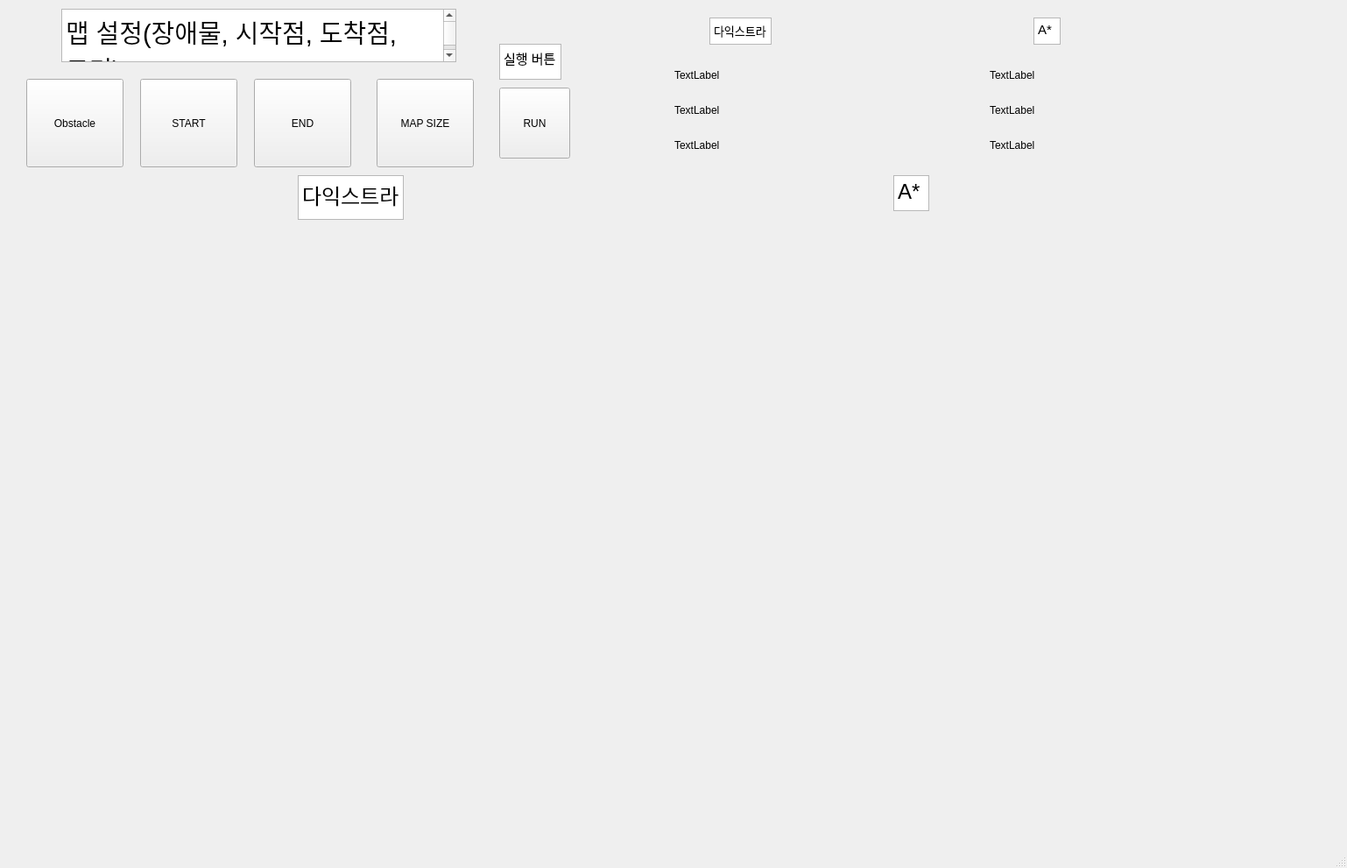
<?xml version="1.0" encoding="UTF-8"?>
<ui version="4.0">
 <class>MainWindow</class>
 <widget class="QMainWindow" name="MainWindow">
  <property name="geometry">
   <rect>
    <x>0</x>
    <y>0</y>
    <width>1538</width>
    <height>991</height>
   </rect>
  </property>
  <property name="windowTitle">
   <string>MainWindow</string>
  </property>
  <widget class="QWidget" name="centralwidget">
   <widget class="MazeWidget" name="widget" native="true">
    <property name="geometry">
     <rect>
      <x>90</x>
      <y>260</y>
      <width>621</width>
      <height>671</height>
     </rect>
    </property>
   </widget>
   <widget class="MazeWidget" name="widget_2" native="true">
    <property name="geometry">
     <rect>
      <x>760</x>
      <y>260</y>
      <width>631</width>
      <height>671</height>
     </rect>
    </property>
   </widget>
   <widget class="QPushButton" name="pushButton">
    <property name="geometry">
     <rect>
      <x>30</x>
      <y>90</y>
      <width>111</width>
      <height>101</height>
     </rect>
    </property>
    <property name="text">
     <string>Obstacle</string>
    </property>
   </widget>
   <widget class="QPushButton" name="pushButton_2">
    <property name="geometry">
     <rect>
      <x>160</x>
      <y>90</y>
      <width>111</width>
      <height>101</height>
     </rect>
    </property>
    <property name="text">
     <string>START</string>
    </property>
   </widget>
   <widget class="QPushButton" name="pushButton_3">
    <property name="geometry">
     <rect>
      <x>290</x>
      <y>90</y>
      <width>111</width>
      <height>101</height>
     </rect>
    </property>
    <property name="text">
     <string>END</string>
    </property>
   </widget>
   <widget class="QPushButton" name="pushButton_4">
    <property name="geometry">
     <rect>
      <x>430</x>
      <y>90</y>
      <width>111</width>
      <height>101</height>
     </rect>
    </property>
    <property name="text">
     <string>MAP SIZE</string>
    </property>
   </widget>
   <widget class="QTextEdit" name="textEdit">
    <property name="geometry">
     <rect>
      <x>70</x>
      <y>10</y>
      <width>451</width>
      <height>61</height>
     </rect>
    </property>
    <property name="html">
     <string>&lt;!DOCTYPE HTML PUBLIC &quot;-//W3C//DTD HTML 4.0//EN&quot; &quot;http://www.w3.org/TR/REC-html40/strict.dtd&quot;&gt;
&lt;html&gt;&lt;head&gt;&lt;meta name=&quot;qrichtext&quot; content=&quot;1&quot; /&gt;&lt;meta charset=&quot;utf-8&quot; /&gt;&lt;style type=&quot;text/css&quot;&gt;
p, li { white-space: pre-wrap; }
hr { height: 1px; border-width: 0; }
li.unchecked::marker { content: &quot;\2610&quot;; }
li.checked::marker { content: &quot;\2612&quot;; }
&lt;/style&gt;&lt;/head&gt;&lt;body style=&quot; font-family:'Ubuntu Sans'; font-size:11pt; font-weight:400; font-style:normal;&quot;&gt;
&lt;p style=&quot; margin-top:0px; margin-bottom:0px; margin-left:0px; margin-right:0px; -qt-block-indent:0; text-indent:0px;&quot;&gt;&lt;span style=&quot; font-size:22pt;&quot;&gt;맵 설정(장애물, 시작점, 도착점, 크기)&lt;/span&gt;&lt;/p&gt;&lt;/body&gt;&lt;/html&gt;</string>
    </property>
   </widget>
   <widget class="QTextEdit" name="textEdit_2">
    <property name="geometry">
     <rect>
      <x>340</x>
      <y>200</y>
      <width>121</width>
      <height>51</height>
     </rect>
    </property>
    <property name="html">
     <string>&lt;!DOCTYPE HTML PUBLIC &quot;-//W3C//DTD HTML 4.0//EN&quot; &quot;http://www.w3.org/TR/REC-html40/strict.dtd&quot;&gt;
&lt;html&gt;&lt;head&gt;&lt;meta name=&quot;qrichtext&quot; content=&quot;1&quot; /&gt;&lt;meta charset=&quot;utf-8&quot; /&gt;&lt;style type=&quot;text/css&quot;&gt;
p, li { white-space: pre-wrap; }
hr { height: 1px; border-width: 0; }
li.unchecked::marker { content: &quot;\2610&quot;; }
li.checked::marker { content: &quot;\2612&quot;; }
&lt;/style&gt;&lt;/head&gt;&lt;body style=&quot; font-family:'Ubuntu Sans'; font-size:11pt; font-weight:400; font-style:normal;&quot;&gt;
&lt;p style=&quot; margin-top:0px; margin-bottom:0px; margin-left:0px; margin-right:0px; -qt-block-indent:0; text-indent:0px;&quot;&gt;&lt;span style=&quot; font-size:18pt;&quot;&gt;다익스트라&lt;/span&gt;&lt;/p&gt;&lt;/body&gt;&lt;/html&gt;</string>
    </property>
   </widget>
   <widget class="QTextEdit" name="textEdit_3">
    <property name="geometry">
     <rect>
      <x>1020</x>
      <y>200</y>
      <width>41</width>
      <height>41</height>
     </rect>
    </property>
    <property name="html">
     <string>&lt;!DOCTYPE HTML PUBLIC &quot;-//W3C//DTD HTML 4.0//EN&quot; &quot;http://www.w3.org/TR/REC-html40/strict.dtd&quot;&gt;
&lt;html&gt;&lt;head&gt;&lt;meta name=&quot;qrichtext&quot; content=&quot;1&quot; /&gt;&lt;meta charset=&quot;utf-8&quot; /&gt;&lt;style type=&quot;text/css&quot;&gt;
p, li { white-space: pre-wrap; }
hr { height: 1px; border-width: 0; }
li.unchecked::marker { content: &quot;\2610&quot;; }
li.checked::marker { content: &quot;\2612&quot;; }
&lt;/style&gt;&lt;/head&gt;&lt;body style=&quot; font-family:'Ubuntu Sans'; font-size:11pt; font-weight:400; font-style:normal;&quot;&gt;
&lt;p style=&quot; margin-top:0px; margin-bottom:0px; margin-left:0px; margin-right:0px; -qt-block-indent:0; text-indent:0px;&quot;&gt;&lt;span style=&quot; font-size:18pt;&quot;&gt;A* &lt;/span&gt;&lt;/p&gt;&lt;/body&gt;&lt;/html&gt;</string>
    </property>
   </widget>
   <widget class="QPushButton" name="pushButton_5">
    <property name="geometry">
     <rect>
      <x>570</x>
      <y>100</y>
      <width>81</width>
      <height>81</height>
     </rect>
    </property>
    <property name="text">
     <string>RUN</string>
    </property>
   </widget>
   <widget class="QTextEdit" name="textEdit_4">
    <property name="geometry">
     <rect>
      <x>810</x>
      <y>20</y>
      <width>71</width>
      <height>31</height>
     </rect>
    </property>
    <property name="html">
     <string>&lt;!DOCTYPE HTML PUBLIC &quot;-//W3C//DTD HTML 4.0//EN&quot; &quot;http://www.w3.org/TR/REC-html40/strict.dtd&quot;&gt;
&lt;html&gt;&lt;head&gt;&lt;meta name=&quot;qrichtext&quot; content=&quot;1&quot; /&gt;&lt;meta charset=&quot;utf-8&quot; /&gt;&lt;style type=&quot;text/css&quot;&gt;
p, li { white-space: pre-wrap; }
hr { height: 1px; border-width: 0; }
li.unchecked::marker { content: &quot;\2610&quot;; }
li.checked::marker { content: &quot;\2612&quot;; }
&lt;/style&gt;&lt;/head&gt;&lt;body style=&quot; font-family:'Ubuntu Sans'; font-size:11pt; font-weight:400; font-style:normal;&quot;&gt;
&lt;p style=&quot; margin-top:0px; margin-bottom:0px; margin-left:0px; margin-right:0px; -qt-block-indent:0; text-indent:0px;&quot;&gt;&lt;span style=&quot; font-size:10pt;&quot;&gt;다익스트라&lt;/span&gt;&lt;/p&gt;&lt;/body&gt;&lt;/html&gt;</string>
    </property>
   </widget>
   <widget class="QTextEdit" name="textEdit_5">
    <property name="geometry">
     <rect>
      <x>1180</x>
      <y>20</y>
      <width>31</width>
      <height>31</height>
     </rect>
    </property>
    <property name="html">
     <string>&lt;!DOCTYPE HTML PUBLIC &quot;-//W3C//DTD HTML 4.0//EN&quot; &quot;http://www.w3.org/TR/REC-html40/strict.dtd&quot;&gt;
&lt;html&gt;&lt;head&gt;&lt;meta name=&quot;qrichtext&quot; content=&quot;1&quot; /&gt;&lt;meta charset=&quot;utf-8&quot; /&gt;&lt;style type=&quot;text/css&quot;&gt;
p, li { white-space: pre-wrap; }
hr { height: 1px; border-width: 0; }
li.unchecked::marker { content: &quot;\2610&quot;; }
li.checked::marker { content: &quot;\2612&quot;; }
&lt;/style&gt;&lt;/head&gt;&lt;body style=&quot; font-family:'Ubuntu Sans'; font-size:11pt; font-weight:400; font-style:normal;&quot;&gt;
&lt;p style=&quot; margin-top:0px; margin-bottom:0px; margin-left:0px; margin-right:0px; -qt-block-indent:0; text-indent:0px;&quot;&gt;A*&lt;/p&gt;&lt;/body&gt;&lt;/html&gt;</string>
    </property>
   </widget>
   <widget class="QLabel" name="label">
    <property name="geometry">
     <rect>
      <x>770</x>
      <y>70</y>
      <width>141</width>
      <height>31</height>
     </rect>
    </property>
    <property name="text">
     <string>TextLabel</string>
    </property>
   </widget>
   <widget class="QLabel" name="label_2">
    <property name="geometry">
     <rect>
      <x>770</x>
      <y>110</y>
      <width>141</width>
      <height>31</height>
     </rect>
    </property>
    <property name="text">
     <string>TextLabel</string>
    </property>
   </widget>
   <widget class="QLabel" name="label_3">
    <property name="geometry">
     <rect>
      <x>770</x>
      <y>150</y>
      <width>141</width>
      <height>31</height>
     </rect>
    </property>
    <property name="text">
     <string>TextLabel</string>
    </property>
   </widget>
   <widget class="QLabel" name="label_4">
    <property name="geometry">
     <rect>
      <x>1130</x>
      <y>70</y>
      <width>141</width>
      <height>31</height>
     </rect>
    </property>
    <property name="text">
     <string>TextLabel</string>
    </property>
   </widget>
   <widget class="QLabel" name="label_5">
    <property name="geometry">
     <rect>
      <x>1130</x>
      <y>110</y>
      <width>141</width>
      <height>31</height>
     </rect>
    </property>
    <property name="text">
     <string>TextLabel</string>
    </property>
   </widget>
   <widget class="QLabel" name="label_6">
    <property name="geometry">
     <rect>
      <x>1130</x>
      <y>150</y>
      <width>141</width>
      <height>31</height>
     </rect>
    </property>
    <property name="text">
     <string>TextLabel</string>
    </property>
   </widget>
   <widget class="QTextEdit" name="textEdit_6">
    <property name="geometry">
     <rect>
      <x>570</x>
      <y>50</y>
      <width>71</width>
      <height>41</height>
     </rect>
    </property>
    <property name="html">
     <string>&lt;!DOCTYPE HTML PUBLIC &quot;-//W3C//DTD HTML 4.0//EN&quot; &quot;http://www.w3.org/TR/REC-html40/strict.dtd&quot;&gt;
&lt;html&gt;&lt;head&gt;&lt;meta name=&quot;qrichtext&quot; content=&quot;1&quot; /&gt;&lt;meta charset=&quot;utf-8&quot; /&gt;&lt;style type=&quot;text/css&quot;&gt;
p, li { white-space: pre-wrap; }
hr { height: 1px; border-width: 0; }
li.unchecked::marker { content: &quot;\2610&quot;; }
li.checked::marker { content: &quot;\2612&quot;; }
&lt;/style&gt;&lt;/head&gt;&lt;body style=&quot; font-family:'Ubuntu Sans'; font-size:11pt; font-weight:400; font-style:normal;&quot;&gt;
&lt;p style=&quot; margin-top:0px; margin-bottom:0px; margin-left:0px; margin-right:0px; -qt-block-indent:0; text-indent:0px;&quot;&gt;실행 버튼&lt;/p&gt;&lt;/body&gt;&lt;/html&gt;</string>
    </property>
   </widget>
  </widget>
  <widget class="QMenuBar" name="menubar">
   <property name="geometry">
    <rect>
     <x>0</x>
     <y>0</y>
     <width>1538</width>
     <height>23</height>
    </rect>
   </property>
  </widget>
  <widget class="QStatusBar" name="statusbar"/>
 </widget>
 <customwidgets>
  <customwidget>
   <class>MazeWidget</class>
   <extends>QWidget</extends>
   <header>mazewidget.h</header>
   <container>1</container>
  </customwidget>
 </customwidgets>
 <resources/>
 <connections/>
</ui>
